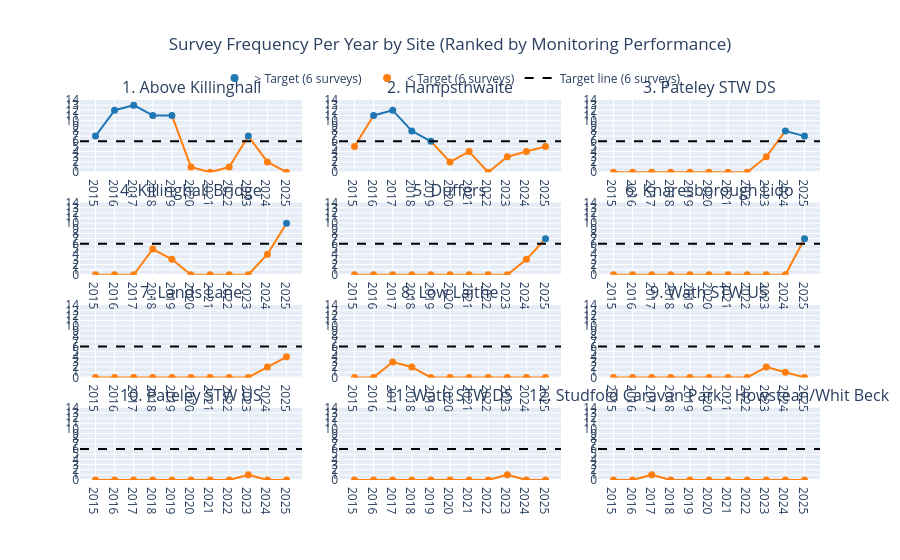

Source (notebook cell):
### Markdown cell above
#### 2.1.2 Annual Survey Frequency by Site with Target Threshold

To assess whether monitoring effort meets expected standards, annual survey frequency is visualised separately for each River Nidd site. 
The target benchmark is set at six surveys per year, representing the desired monitoring consistency.

The visualisation incorporates the following features:

- **Colour-coded line segments** – Line segments are displayed in green where survey counts meet or exceed the target threshold, and red where counts fall below the target. This highlights periods of adequate and insufficient monitoring effort.
- **Coloured data markers** – Individual yearly survey counts are marked and coloured according to whether they meet the target.
- **Reference target line** – A horizontal dashed line indicates the survey target, providing a clear visual benchmark.
- **Explicit zero-year representation** – Years with no recorded surveys are included as zero values to prevent gaps in the time series.

By separating plots by site, this approach enables detailed within-site comparison of monitoring consistency over time. 
The colour-coded structure provides an immediate visual indication of years where survey effort met expectations and years where monitoring coverage was limited.

### Code cell
from plotly.subplots import make_subplots
import plotly.graph_objects as go
import math

TARGET = 6

last_year = df_nidd.groupby("site")["year"].max()

site_rank = pd.DataFrame({
    "years_meeting_target": (site_year_pivot >= TARGET).sum(axis=1),
    "total_surveys": site_year_pivot.sum(axis=1),
    "last_survey_year": last_year
}).sort_values(["years_meeting_target","total_surveys","last_survey_year"],
               ascending=[False,False,False])

sites = site_rank.index.tolist()
years = site_year_pivot.columns.tolist()
max_count = site_year_pivot.values.max()

cols = 3
rows = math.ceil(len(sites)/cols)

fig = make_subplots(
    rows=rows, cols=cols,
    subplot_titles=[f"{i+1}. {s}" for i,s in enumerate(sites)],
    horizontal_spacing=0.05, vertical_spacing=0.08
)

for i,site in enumerate(sites):

    r, c = i//cols+1, i%cols+1
    values = site_year_pivot.loc[site].values

    for j in range(len(years)-1):
        fig.add_trace(go.Scatter(
            x=years[j:j+2], y=values[j:j+2], mode="lines",
            line=dict(color="#1f77b4" if min(values[j],values[j+1])>=TARGET else "#ff7f0e", width=2),
            hovertemplate="Year: %{x}<br>Survey Count: %{y}<extra></extra>",
            showlegend=False
        ), row=r, col=c)

    fig.add_trace(go.Scatter(
        x=years, y=values, mode="markers",
        marker=dict(size=7, color=["#1f77b4" if v>=TARGET else "#ff7f0e" for v in values]),
        hovertemplate="Year: %{x}<br>Survey Count: %{y}<extra></extra>",
        showlegend=False
    ), row=r, col=c)

    fig.add_hline(y=TARGET, line_dash="dash", line_color="black", row=r, col=c)

fig.update_yaxes(range=[0, max_count+1], dtick=1)
fig.update_xaxes(dtick=1)

fig.add_trace(go.Scatter(x=[None],y=[None],mode="markers",marker=dict(size=8,color="#1f77b4"),name="≥ Target (6 surveys)"))
fig.add_trace(go.Scatter(x=[None],y=[None],mode="markers",marker=dict(size=8,color="#ff7f0e"),name="< Target (6 surveys)"))
fig.add_trace(go.Scatter(x=[None],y=[None],mode="lines",line=dict(color="black",dash="dash"),name="Target line (6 surveys)"))

fig.update_layout(
    height=300*rows,
    title=dict(text="Survey Frequency Per Year by Site (Ranked by Monitoring Performance)", x=0.5),
    legend=dict(orientation="h", yanchor="bottom", y=1.02, xanchor="center", x=0.5),
)

fig.show()
